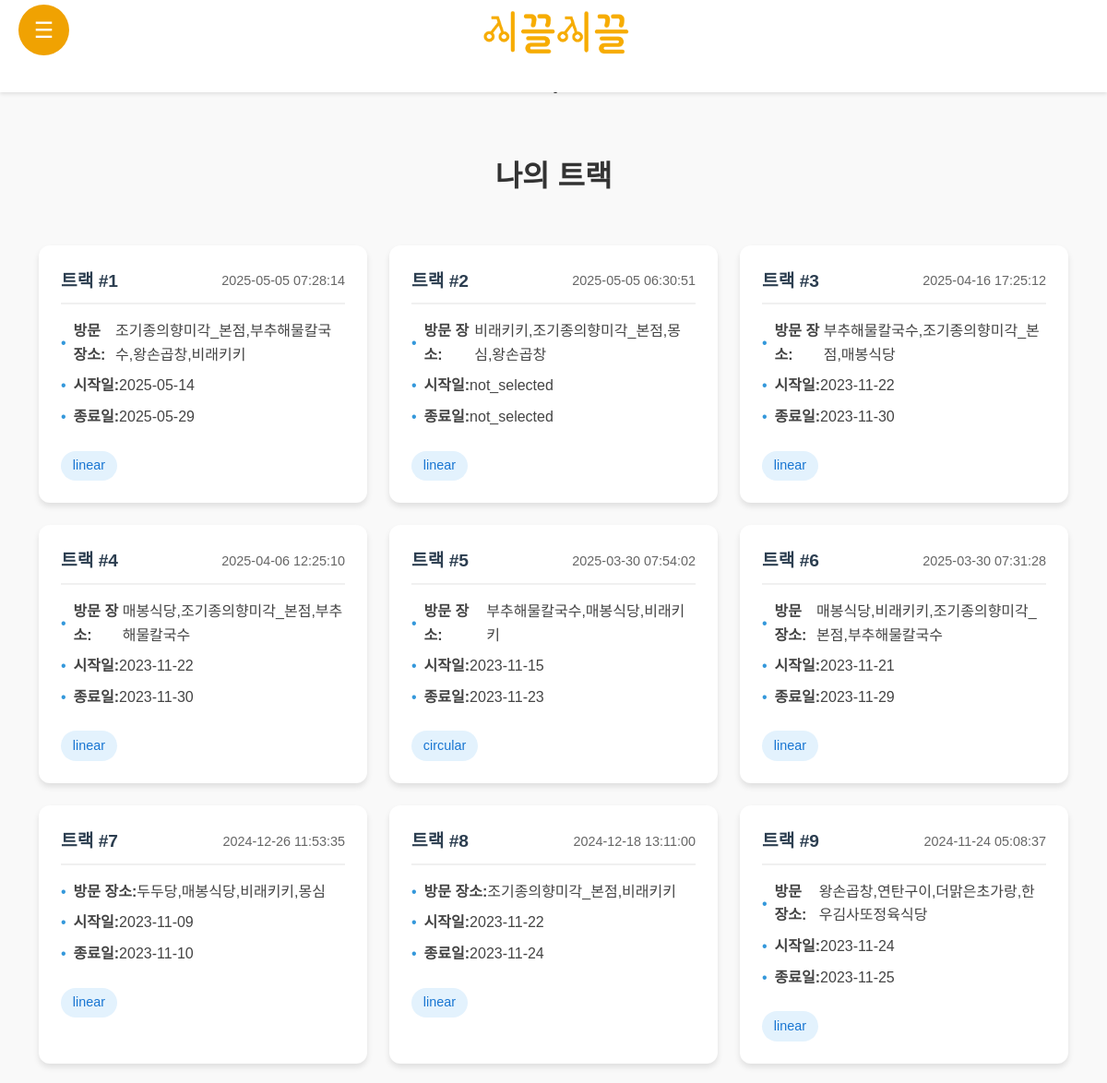
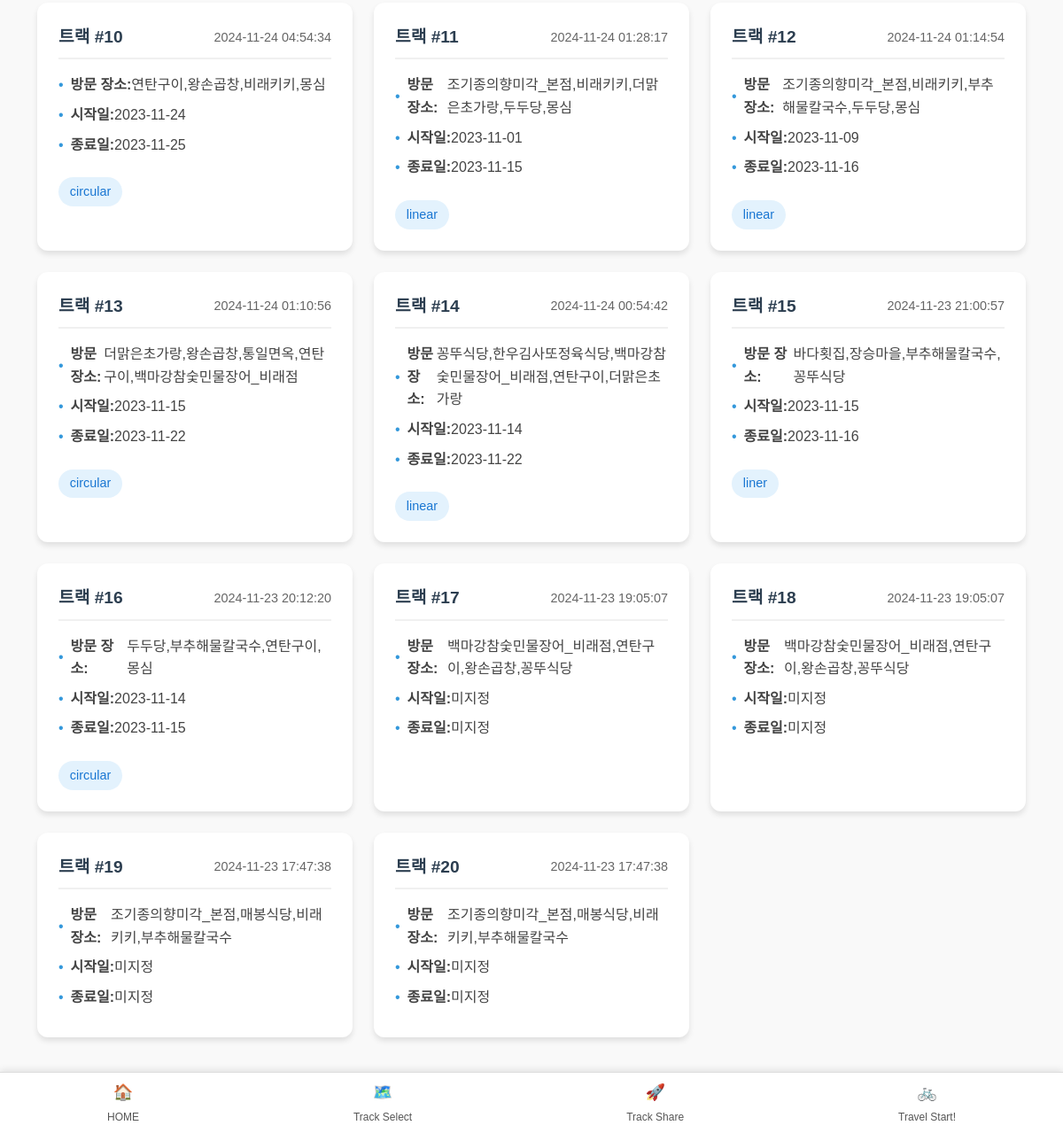
/track_select (signed in), run on an earlier commit of the app's database (2 pictures, top to bottom).
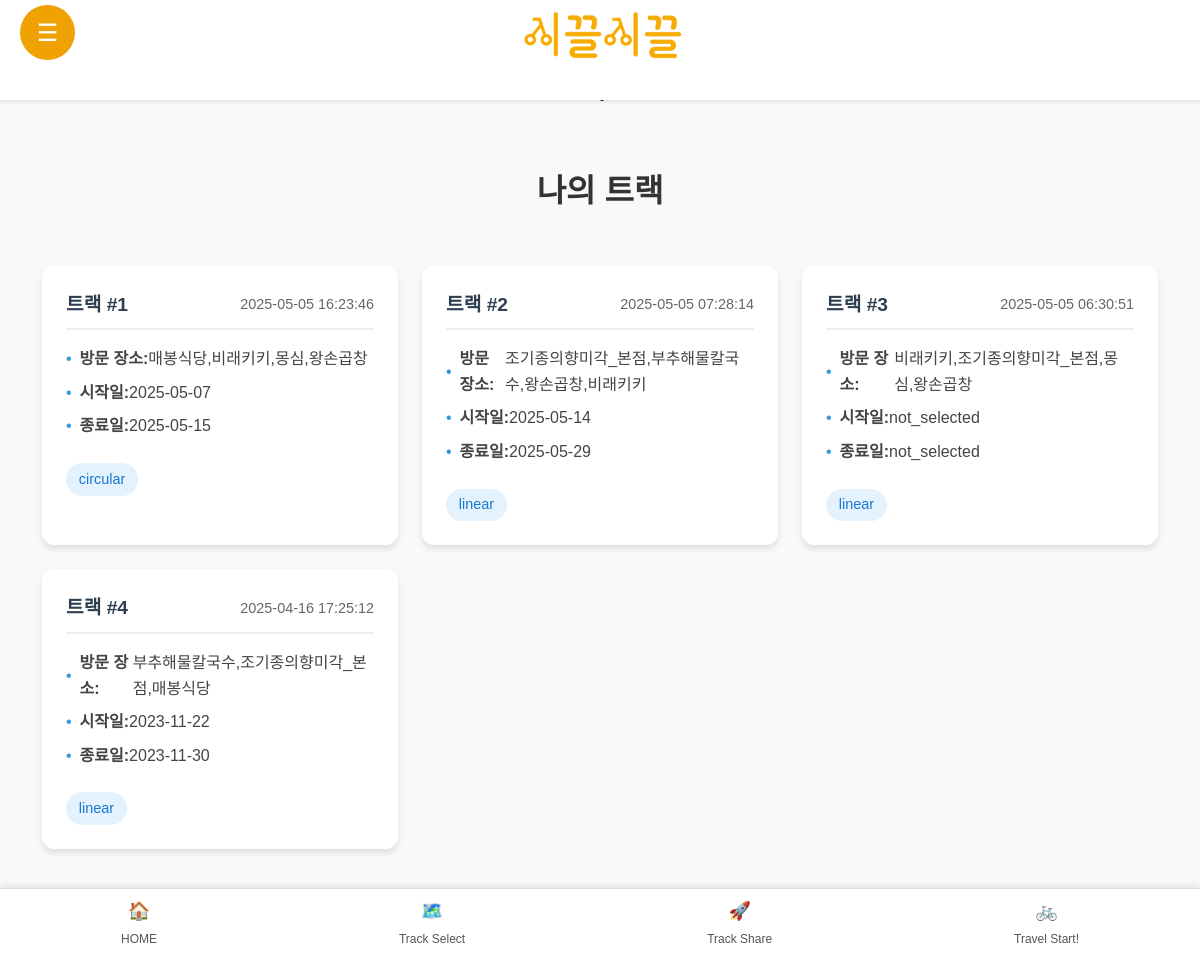
And on a later commit of the database.
### tables this page shows
CREATE TABLE tracks (
    id INTEGER PRIMARY KEY AUTOINCREMENT,
    user_id INTEGER NOT NULL,
    track_places TEXT NOT NULL,
    created_at TIMESTAMP DEFAULT CURRENT_TIMESTAMP, start_date TEXT, end_date TEXT, track_type TEXT,
    FOREIGN KEY (user_id) REFERENCES accounts(id)
);

### flask_app.py (the view)
@app.route('/track_select')
def track_select():
    if 'loggedin' not in session:
        return redirect(url_for('login'))
    conn = get_logindb_connection()
    cursor = conn.cursor()
    cursor.execute('''
        SELECT id, created_at, track_places, start_date, end_date, track_type
        FROM tracks
        WHERE user_id = ?
        ORDER BY created_at DESC
    ''', (session['id'],))
    tracks = []
    for row in cursor.fetchall():
        tracks.append({
            'id': row[0],
            'created_at': row[1],
            'track_places': row[2],
            'start_date': row[3],
            'end_date': row[4],
            'track_type': row[5]
        })
    conn.close()
    return render_template('track_select.html', tracks=tracks)

### flask_app.py (called while the page is built)
def get_logindb_connection():
    conn = sqlite3.connect(LOGIN_DATABASE_FILE)
    conn.row_factory = sqlite3.Row  # 딕셔너리처럼 결과를 반환하기 위해 추가
    return conn

@app.context_processor
def inject_loggedin_status():
    return {'loggedin': 'loggedin' in session}

@app.before_request
def make_session_permanent():
    session.permanent = True

### templates/track_select.html (shortened to what this page needs)
<!DOCTYPE html>
<html lang="ko">
<head>
    <link rel="stylesheet" href="../static/basic.css">
    <link rel="stylesheet" href="../static/Menu/menu_style.css">
    <link rel="stylesheet" href="../static/Main/main.css">
</head>
<body>
    <header class="header">
        <div class="logo_container">
            <img src="../picture/logo/logo.png" alt="logo" class="logo" />
        </div>
        <div class="hamburger-menu" id="hamburger-menu">
            &#9776;
        </div>
    </header>
    <section class="content">
        <h1 class="page-title">.</h1>
        <h1 class="page-title">`</h1>
        <h1 class="page-title">나의 트랙</h1>
        <div class="tracks-grid">
            {% if tracks %}
                {% for track in tracks %}
                    <div class="track-card" onclick="location.href='/Journey?track_id={{ track.id }}'">
                        <div class="track-header">
                            <span class="track-number">트랙 #{{ loop.index }}</span>
                            <span class="track-date">{{ track.created_at }}</span>
                        </div>
                        <div class="track-info">
                            <p><strong>방문 장소:</strong> {{ track.track_places }}</p>
                            <p><strong>시작일:</strong> {{ track.start_date or '미지정' }}</p>
                            <p><strong>종료일:</strong> {{ track.end_date or '미지정' }}</p>
                            {% if track.track_type %}
                                <span class="track-type">{{ track.track_type }}</span>
                            {% endif %}
                        </div>
                    </div>
                {% endfor %}
            {% else %}
                <div class="no-tracks">
                    <p>아직 저장된 트랙이 없습니다.</p>
                    <p>새로운 트랙을 만들어보세요!</p>
                </div>
            {% endif %}
        </div>
    </section>
    <nav class="bottom_nav">
        <a href="/Main" class="nav_item home_button">
            <span class="nav_icon">🏠</span>
            <p>HOME</p>
        </a>
        <a href="/Or" class="nav_item">
            <span class="nav_icon">🗺️</span>
            <p>Track Select</p>
        </a>
        <a href="/index" class="nav_item">
            <span class="nav_icon">🚀</span>
            <p>Track Share</p>
        </a>
        <a href="../Journey" class="nav_item">
            <span class="nav_icon">🚲</span>
            <p>Travel Start!</p>
        </a>
    </nav>
</body>
</html>

What changed in the data, as far as the page shows it:
removed tracks: created_at "2025-04-06 12:25:10", track_places "매봉식당,조기종의향미각_본점,부추해물칼국수", start_date "2023-11-22", end_date "2023-11-30", track_type "linear"
removed tracks: created_at "2025-03-30 07:54:02", track_places "부추해물칼국수,매봉식당,비래키키", start_date "2023-11-15", end_date "2023-11-23", track_type "circular"
removed tracks: created_at "2025-03-30 07:31:28", track_places "매봉식당,비래키키,조기종의향미각_본점,부추해물칼국수", start_date "2023-11-21", end_date "2023-11-29", track_type "linear"
removed tracks: created_at "2024-12-26 11:53:35", track_places "두두당,매봉식당,비래키키,몽심", start_date "2023-11-09", end_date "2023-11-10", track_type "linear"
removed tracks: created_at "2024-12-18 13:11:00", track_places "조기종의향미각_본점,비래키키", start_date "2023-11-22", end_date "2023-11-24", track_type "linear"
removed tracks: created_at "2024-11-24 05:08:37", track_places "왕손곱창,연탄구이,더맑은초가랑,한우김사또정육식당", start_date "2023-11-24", end_date "2023-11-25", track_type "linear"
removed tracks: created_at "2024-11-24 04:54:34", track_places "연탄구이,왕손곱창,비래키키,몽심", start_date "2023-11-24", end_date "2023-11-25", track_type "circular"
removed tracks: created_at "2024-11-24 01:28:17", track_places "조기종의향미각_본점,비래키키,더맑은초가랑,두두당,몽심", start_date "2023-11-01", end_date "2023-11-15", track_type "linear"
removed tracks: created_at "2024-11-24 01:14:54", track_places "조기종의향미각_본점,비래키키,부추해물칼국수,두두당,몽심", start_date "2023-11-09", end_date "2023-11-16", track_type "linear"
removed tracks: created_at "2024-11-24 01:10:56", track_places "더맑은초가랑,왕손곱창,통일면옥,연탄구이,백마강참숯민물장어_비래점", start_date "2023-11-15", end_date "2023-11-22", track_type "circular"
removed tracks: created_at "2024-11-24 00:54:42", track_places "꽁뚜식당,한우김사또정육식당,백마강참숯민물장어_비래점,연탄구이,더맑은초가랑", start_date "2023-11-14", end_date "2023-11-22", track_type "linear"
removed tracks: created_at "2024-11-23 21:00:57", track_places "바다횟집,장승마을,부추해물칼국수,꽁뚜식당", start_date "2023-11-15", end_date "2023-11-16", track_type "liner"
removed tracks: created_at "2024-11-23 20:12:20", track_places "두두당,부추해물칼국수,연탄구이,몽심", start_date "2023-11-14", end_date "2023-11-15", track_type "circular"
removed tracks: created_at "2024-11-23 19:05:07", track_places "백마강참숯민물장어_비래점,연탄구이,왕손곱창,꽁뚜식당", start_date "미지정", end_date "미지정"
removed tracks: created_at "2024-11-23 19:05:07", track_places "백마강참숯민물장어_비래점,연탄구이,왕손곱창,꽁뚜식당", start_date "미지정", end_date "미지정"
removed tracks: created_at "2024-11-23 17:47:38", track_places "조기종의향미각_본점,매봉식당,비래키키,부추해물칼국수", start_date "미지정", end_date "미지정"
removed tracks: created_at "2024-11-23 17:47:38", track_places "조기종의향미각_본점,매봉식당,비래키키,부추해물칼국수", start_date "미지정", end_date "미지정"
added tracks: created_at "2025-05-05 16:23:46", track_places "매봉식당,비래키키,몽심,왕손곱창", start_date "2025-05-07", end_date "2025-05-15", track_type "circular"
